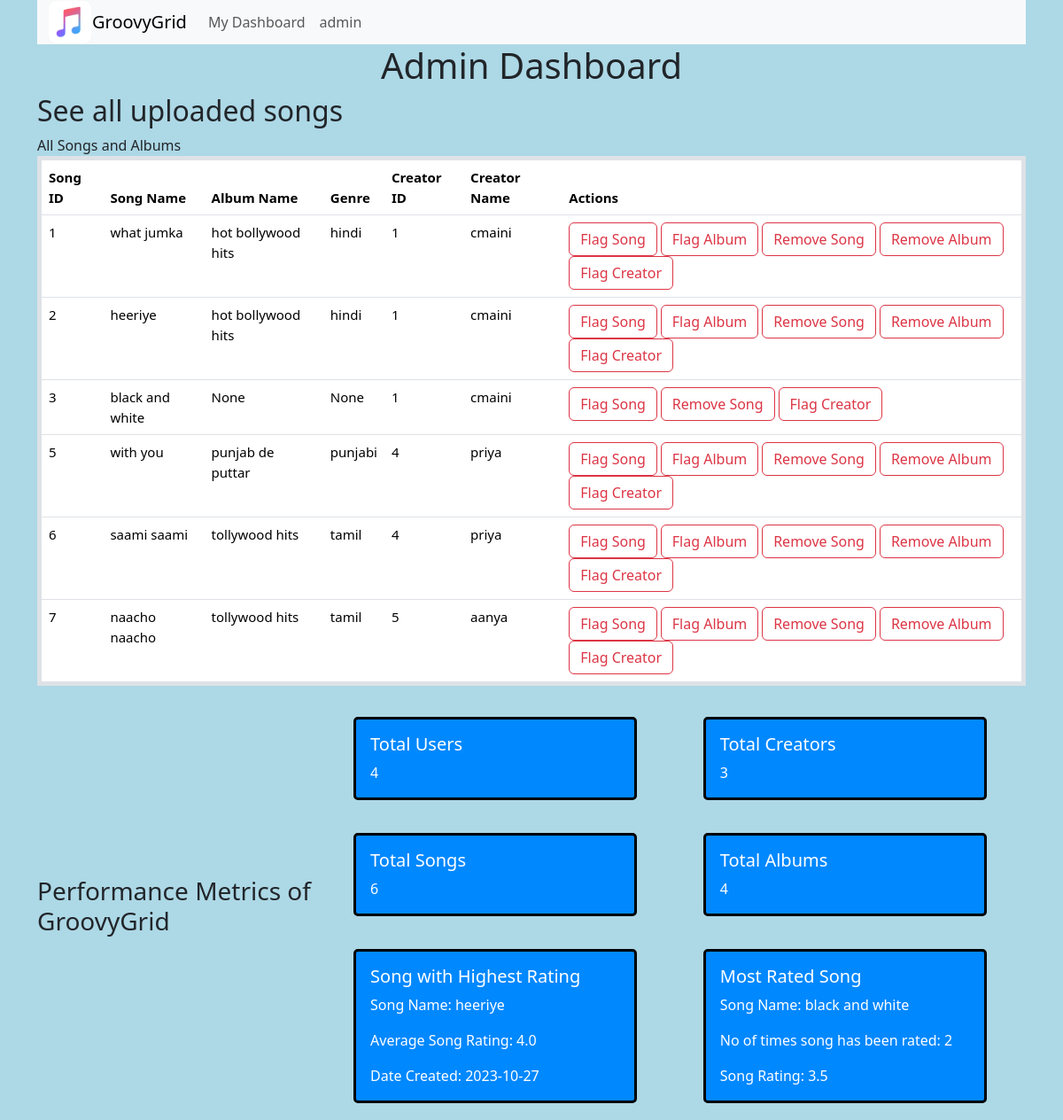
The app's page /admindashboard (signed in) with its own data.
### app.py (models this page shows, shortened)
class User(db.Model,UserMixin):
    __tablename__ = 'user'
    user_ID = db.Column(db.Integer, primary_key = True)
    username = db.Column(db.String(), unique = True, nullable = False)
    creator_ID = db.Column(db.Boolean, nullable = False, default = False)
    password = db.Column(db.String, nullable = False)
    is_admin = db.Column(db.Boolean, nullable = False, default = False)
    is_flagged = db.Column(db.Boolean, nullable = True, default = False)

class Song(db.Model):
    __tablename__ = 'song'
    song_ID = db.Column(db.Integer, primary_key = True)
    song_name = db.Column(db.String(), nullable = False)
    lyrics = db.Column(db.String(), nullable = False)
    duration = db.Column(db.Integer, nullable = False)
    is_flagged = db.Column(db.Boolean,nullable = False, default = False)
    date_created = db.Column(db.Date, nullable=True)
    user_ID = db.Column(db.Integer, db.ForeignKey('user.user_ID'))

class Album(db.Model):
    __tablename__ = 'album'
    album_ID = db.Column(db.Integer, primary_key = True)
    album_name = db.Column(db.String, nullable = False)
    genre = db.Column(db.String(), nullable = True)
    artist = db.Column(db.String(), nullable = True)
    is_flagged = db.Column(db.Boolean,nullable = False, default = False)

class SongRating(db.Model):
    __tablename__ = 'songrating'
    rating_ID = db.Column(db.Integer, primary_key = True)
    song_ID = db.Column(db.Integer, db.ForeignKey('song.song_ID'))
    song_rating = db.Column(db.Float, nullable = True)
    song_count = db.Column(db.Integer, nullable = True)

### app.py (the view)
@app.route('/admindashboard')
@login_required
def admindashboard():
    if current_user.is_admin == True:
        result = db.session.query(
        Song.song_ID,
        Song.song_name,
        Song.lyrics,
        Song.duration,
        Song.is_flagged,
        Song.date_created,
        Album.album_ID,
        Album.album_name,
        Album.genre,
        Album.artist,
        User.user_ID,
        User.username
    ).join(
        Song, User.user_ID == Song.user_ID
    ).outerjoin(
        AlbumSongs,
        Song.song_ID == AlbumSongs.song_ID
    ).outerjoin(
        Album,
        AlbumSongs.album_ID == Album.album_ID
    ).all()
        user_count = db.session.query(User).count()
        creator_count = db.session.query(User).filter(User.creator_ID == True).count()
        song_count = db.session.query(Song).count()
        album_count = db.session.query(Album).count()
        highest_rated_song = db.session.query(Song, SongRating).filter(Song.song_ID == SongRating.song_ID).order_by(SongRating.song_rating.desc()).first()
        highest_count_song = db.session.query(Song, SongRating).filter(Song.song_ID == SongRating.song_ID).order_by(SongRating.song_count.desc()).first()
        return render_template('admin/admin_dashboard.html', user_count = user_count - 1,
                           creator_count = creator_count,
                           song_count = song_count,
                           album_count = album_count,
                            highest_rated_song = highest_rated_song,
                            highest_count_song = highest_count_song,
                           result = result)
    return redirect(url_for('home'))

### app.py (called while the page is built)
@login_manager.user_loader
def load_user(id):
    return User.query.get(int(id))

### templates/admin/admin_dashboard.html (shortened to what this page needs)
{% extends 'layout.html' %}
{% block content %}
    <h1> Admin Dashboard </h1>
    <div class="heading">
        <h2 class="text"> See all uploaded songs </h2>
    </div>
    <table class="table">
        <thead>
            <tr>
                <th> Song ID </th>
                <th> Song Name </th>
                <th> Album Name </th>
                <th> Genre </th>
                <th> Creator ID </th>
                <th> Creator Name </th>
                <th> Actions </th>
            </tr>
        </thead>
        <tbody>
            {% for song in result %}
                <tr>
                    <td>{{song.song_ID}}</td>
                    <td>{{song.song_name}}</td>
                    <td>{{song.album_name}}</td>
                    <td>{{song.genre}}</td>
                    <td>{{song.user_ID}}</td>
                    <td>{{song.username}}</td>
                    <td>
                        <a class="btn btn-outline-danger" href ="{{ url_for('flagsong', id=song.song_ID) }}">
                            Flag Song
                        </a>
                        {% if song.album_ID %}
                        <a class="btn btn-outline-danger" href ="{{ url_for('flagalbum', id=song.album_ID) }}">
                            Flag Album
                        </a>
                        {% endif %}
                        <a class="btn btn-outline-danger" href="{{url_for('adminremovesong', id=song.song_ID)}}">
                            Remove Song
                        </a>
                        {% if song.album_ID %}
                        <a class="btn btn-outline-danger" href ="{{ url_for('adminremovealbum', id=song.album_ID) }}">
                            Remove Album
                        </a>
                        {% endif %}
                        <a class="btn btn-outline-danger" href="{{url_for('flagcreator', id=song.username)}}">
                            Flag Creator
                        </a>
                    </td>
                </tr>
            {% endfor %}
        </tbody>
    </table>
    <div class="heading">
        <h3 class="text"> Performance Metrics of GroovyGrid </h3>
    <div class="container">
        <div class="row">
            <div class="col">
                <div class="card">
                    <div class="card-body">
                      <h5 class="card-title">Total Users</h5>
                      <p class="card-text">{{user_count}}</p>
                    </div>
                </div>
            </div>
            <div class="col">
                <div class="card">
                    <div class="card-body">
                      <h5 class="card-title">Total Creators</h5>
                      <p class="card-text">{{creator_count}}</p>
                    </div>
                </div>
            </div>
            <div class="col">
                <div class="card">
                    <div class="card-body">
                      <h5 class="card-title">Total Songs</h5>
                      <p class="card-text">{{song_count}}</p>
                    </div>
                </div>
            </div>
            <div class="col">
                <div class="card">
                    <div class="card-body">
                      <h5 class="card-title">Total Albums</h5>
                      <p class="card-text">{{album_count}}</p>
                    </div>
                </div>
            </div>
            <div class="col">
                <div class="card">
                    <div class="card-body">
                      <h5 class="card-title"> Song with Highest Rating</h5>
                        {% if highest_rated_song %}
                            <p class="card-text"> Song Name: {{ highest_rated_song.Song.song_name }}</p>
                            <p class="card-text"> Average Song Rating: {{ highest_rated_song.SongRating.song_rating }}</p>
                            <p class="card-text"> Date Created: {{ highest_rated_song.Song.date_created }}</p>
                            {% else %}
                            <p class="card-text">No songs found with ratings!</p>
                        {% endif %}
                    </div>
                </div>
            </div>
            <div class="col">
                <div class="card">
                    <div class="card-body">
                      <h5 class="card-title">Most Rated Song</h5>
                        {% if highest_count_song %}
                            <p class="card-text"> Song Name: {{ highest_count_song.Song.song_name }}</p>
                            <p class="card-text"> No of times song has been rated: {{ highest_count_song.SongRating.song_count }}</p>
                            <p class="card-text"> Song Rating: {{ highest_count_song.SongRating.song_rating }}</p>
                        {% else %}
                            <p class="card-text">No songs found with ratings!</p>
                        {% endif %}
                    </div>
                </div>
            </div>
        </div>
    </div>
{% endblock %}

### templates/nav.html (shortened to what this page needs)
<nav class="navbar navbar-expand-lg bg-body-tertiary">
    <div class="container-fluid">
      <img src="static/5.jpg" alt="logo">
      <a class="navbar-brand" href="/"> GroovyGrid</a>
      <div class="collapse navbar-collapse" id="navbarNav">
        <ul class="navbar-nav">
          {% if current_user.is_authenticated %}
            {% if current_user.is_admin %}
              <li class="nav-item">
                <a class="nav-link" href="/admindashboard"> My Dashboard </a>
              </li>
              <li class="nav-item">
                <a class="nav-link" href="/logout"> {{current_user.username}} </a>
              </li>
          {% endif %}
          {% endif %}
        </ul>
      </div>
    </div>
  </nav>

### templates/layout.html (style rules this page uses)
body { background-color: lightblue; margin: 0; padding: 0; }

### templates/admin/admin_dashboard.html (style rules this page uses)
.heading { display: flex; justify-content: space-between; align-items: center; }
h1, h2 { text-align: center; }
.card { width: 20rem; margin: 5%; background-color: rgb(0, 136, 255); color: white; border: 3px solid #000; border-radius: 5px; }
table { border: 5px solid #000; font-size: 15px; text-align: left; }

### templates/nav.html (style rules this page uses)
.navbar { width: 100%; padding: 0; margin: 0; margin-left: 0; margin-right: 0; }
img { width: 50px; height: 50px; }

### records on screen
User: username "admin"
Song: song_ID "1", song_name "what jumka", album_name "hot bollywood hits", genre "hindi", user_ID "1", username "cmaini"
Song: song_ID "2", song_name "heeriye", album_name "hot bollywood hits", genre "hindi", user_ID "1", username "cmaini", Song.song_name "heeriye", Song.date_created "2023-10-27"
Song: song_ID "3", song_name "black and white", album_name "None", genre "None", user_ID "1", username "cmaini", Song.song_name "black and white"
Song: song_ID "5", song_name "with you", album_name "punjab de puttar", genre "punjabi", user_ID "4", username "priya"
Song: song_ID "6", song_name "saami saami", album_name "tollywood hits", genre "tamil", user_ID "4", username "priya"
Song: song_ID "7", song_name "naacho naacho", album_name "tollywood hits", genre "tamil", user_ID "5", username "aanya"
SongRating: SongRating.song_rating "4.0"
SongRating: SongRating.song_count "2", SongRating.song_rating "3.5"

### other values on screen
{{ user_count }} "4"
{{ creator_count }} "3"
{{ song_count }} "6"
{{ album_count }} "4"
